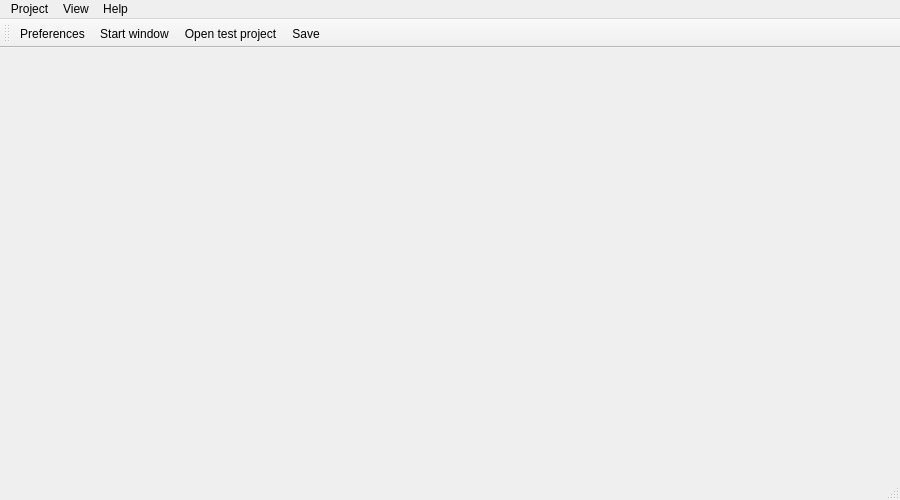
<?xml version="1.0" encoding="UTF-8"?>
<ui version="4.0">
 <class>MainWindow</class>
 <widget class="QMainWindow" name="MainWindow">
  <property name="geometry">
   <rect>
    <x>0</x>
    <y>0</y>
    <width>900</width>
    <height>500</height>
   </rect>
  </property>
  <property name="minimumSize">
   <size>
    <width>700</width>
    <height>400</height>
   </size>
  </property>
  <property name="baseSize">
   <size>
    <width>1000</width>
    <height>700</height>
   </size>
  </property>
  <property name="windowTitle">
   <string>Plume Creator</string>
  </property>
  <property name="windowIcon">
   <iconset>
    <normaloff>pics/plume-creator.png</normaloff>pics/plume-creator.png</iconset>
  </property>
  <widget class="QWidget" name="centralwidget"/>
  <widget class="QMenuBar" name="menubar">
   <property name="geometry">
    <rect>
     <x>0</x>
     <y>0</y>
     <width>900</width>
     <height>22</height>
    </rect>
   </property>
   <widget class="QMenu" name="menuProject">
    <property name="title">
     <string>Project</string>
    </property>
    <addaction name="actionNew_project"/>
    <addaction name="actionStart_window"/>
    <addaction name="actionOpen_test_project"/>
    <addaction name="actionOpen"/>
    <addaction name="separator"/>
    <addaction name="actionSave"/>
    <addaction name="actionSave_as"/>
    <addaction name="separator"/>
    <addaction name="actionPreferences"/>
    <addaction name="separator"/>
    <addaction name="actionPrint"/>
    <addaction name="separator"/>
    <addaction name="actionExport"/>
    <addaction name="actionImport"/>
    <addaction name="separator"/>
    <addaction name="actionClose_project"/>
    <addaction name="actionExit"/>
   </widget>
   <widget class="QMenu" name="menuView">
    <property name="title">
     <string>View</string>
    </property>
    <addaction name="actionWelcome"/>
    <addaction name="actionWrite"/>
    <addaction name="actionNote"/>
    <addaction name="actionTable"/>
    <addaction name="actionBinder"/>
    <addaction name="actionCards"/>
    <addaction name="actionInfo"/>
    <addaction name="separator"/>
   </widget>
   <widget class="QMenu" name="menuHelp">
    <property name="title">
     <string>Help</string>
    </property>
    <addaction name="actionAbout_Plume_Creator"/>
    <addaction name="actionAbout_Qt"/>
   </widget>
   <addaction name="menuProject"/>
   <addaction name="menuView"/>
   <addaction name="menuHelp"/>
  </widget>
  <widget class="QStatusBar" name="statusbar"/>
  <widget class="QToolBar" name="toolBar">
   <property name="windowTitle">
    <string>toolBar</string>
   </property>
   <attribute name="toolBarArea">
    <enum>TopToolBarArea</enum>
   </attribute>
   <attribute name="toolBarBreak">
    <bool>false</bool>
   </attribute>
   <addaction name="actionPreferences"/>
   <addaction name="actionStart_window"/>
   <addaction name="actionOpen_test_project"/>
   <addaction name="actionSave"/>
  </widget>
  <action name="actionOpen_test_project">
   <property name="text">
    <string>Open test project</string>
   </property>
  </action>
  <action name="actionWrite">
   <property name="icon">
    <iconset>
     <normaloff>pics/48x48/scribus.png</normaloff>pics/48x48/scribus.png</iconset>
   </property>
   <property name="text">
    <string>Write</string>
   </property>
  </action>
  <action name="actionNote">
   <property name="icon">
    <iconset>
     <normaloff>pics/48x48/accessories-text-editor.png</normaloff>pics/48x48/accessories-text-editor.png</iconset>
   </property>
   <property name="text">
    <string>Note</string>
   </property>
   <property name="toolTip">
    <string>Note</string>
   </property>
  </action>
  <action name="actionExit">
   <property name="icon">
    <iconset>
     <normaloff>pics/16x16/application-exit.png</normaloff>pics/16x16/application-exit.png</iconset>
   </property>
   <property name="text">
    <string>Exit</string>
   </property>
  </action>
  <action name="actionClose_project">
   <property name="icon">
    <iconset>
     <normaloff>pics/16x16/window-close.png</normaloff>pics/16x16/window-close.png</iconset>
   </property>
   <property name="text">
    <string>Close project</string>
   </property>
  </action>
  <action name="actionImport">
   <property name="icon">
    <iconset>
     <normaloff>pics/16x16/document-import.png</normaloff>pics/16x16/document-import.png</iconset>
   </property>
   <property name="text">
    <string>Import</string>
   </property>
  </action>
  <action name="actionExport">
   <property name="icon">
    <iconset>
     <normaloff>pics/16x16/document-export.png</normaloff>pics/16x16/document-export.png</iconset>
   </property>
   <property name="text">
    <string>Export</string>
   </property>
  </action>
  <action name="actionSave">
   <property name="icon">
    <iconset>
     <normaloff>pics/16x16/document-save.png</normaloff>pics/16x16/document-save.png</iconset>
   </property>
   <property name="text">
    <string>Save</string>
   </property>
  </action>
  <action name="actionSave_as">
   <property name="icon">
    <iconset>
     <normaloff>pics/16x16/document-save-as.png</normaloff>pics/16x16/document-save-as.png</iconset>
   </property>
   <property name="text">
    <string>Save as</string>
   </property>
  </action>
  <action name="actionOpen">
   <property name="icon">
    <iconset>
     <normaloff>pics/16x16/document-open.png</normaloff>pics/16x16/document-open.png</iconset>
   </property>
   <property name="text">
    <string>Open</string>
   </property>
  </action>
  <action name="actionNew_project">
   <property name="icon">
    <iconset>
     <normaloff>pics/16x16/tools-wizard.png</normaloff>pics/16x16/tools-wizard.png</iconset>
   </property>
   <property name="text">
    <string>New project</string>
   </property>
  </action>
  <action name="actionStart_window">
   <property name="icon">
    <iconset>
     <normaloff>pics/16x16/go-home.png</normaloff>pics/16x16/go-home.png</iconset>
   </property>
   <property name="text">
    <string>Start window</string>
   </property>
  </action>
  <action name="actionAbout_Plume_Creator">
   <property name="icon">
    <iconset>
     <normaloff>pics/16x16/help-about.png</normaloff>pics/16x16/help-about.png</iconset>
   </property>
   <property name="text">
    <string>About Plume Creator</string>
   </property>
  </action>
  <action name="actionAbout_Qt">
   <property name="icon">
    <iconset>
     <normaloff>pics/16x16/help-about.png</normaloff>pics/16x16/help-about.png</iconset>
   </property>
   <property name="text">
    <string>About Qt</string>
   </property>
  </action>
  <action name="actionPrint">
   <property name="icon">
    <iconset>
     <normaloff>pics/16x16/document-print.png</normaloff>pics/16x16/document-print.png</iconset>
   </property>
   <property name="text">
    <string>Print</string>
   </property>
  </action>
  <action name="actionPreferences">
   <property name="icon">
    <iconset>
     <normaloff>pics/16x16/preferences-system.png</normaloff>pics/16x16/preferences-system.png</iconset>
   </property>
   <property name="text">
    <string>Preferences</string>
   </property>
  </action>
  <action name="actionTable">
   <property name="checkable">
    <bool>false</bool>
   </property>
   <property name="icon">
    <iconset>
     <normaloff>pics/48x48/view-form-table.png</normaloff>pics/48x48/view-form-table.png</iconset>
   </property>
   <property name="text">
    <string>Table</string>
   </property>
   <property name="toolTip">
    <string>Table</string>
   </property>
  </action>
  <action name="actionBinder">
   <property name="icon">
    <iconset>
     <normaloff>pics/48x48/system-file-manager.png</normaloff>pics/48x48/system-file-manager.png</iconset>
   </property>
   <property name="text">
    <string>Binder</string>
   </property>
   <property name="toolTip">
    <string>Binder</string>
   </property>
  </action>
  <action name="actionCards">
   <property name="icon">
    <iconset>
     <normaloff>pics/48x48/view-pim-notes.png</normaloff>pics/48x48/view-pim-notes.png</iconset>
   </property>
   <property name="text">
    <string>Cards</string>
   </property>
   <property name="toolTip">
    <string>Cards</string>
   </property>
  </action>
  <action name="actionInfo">
   <property name="icon">
    <iconset>
     <normaloff>pics/48x48/view-pim-contacts.png</normaloff>pics/48x48/view-pim-contacts.png</iconset>
   </property>
   <property name="text">
    <string>Info</string>
   </property>
   <property name="toolTip">
    <string>Info</string>
   </property>
  </action>
  <action name="actionWelcome">
   <property name="icon">
    <iconset>
     <normaloff>pics/plume-creator.png</normaloff>pics/plume-creator.png</iconset>
   </property>
   <property name="text">
    <string>Welcome</string>
   </property>
   <property name="toolTip">
    <string>Welcome</string>
   </property>
  </action>
 </widget>
 <resources/>
 <connections/>
</ui>
